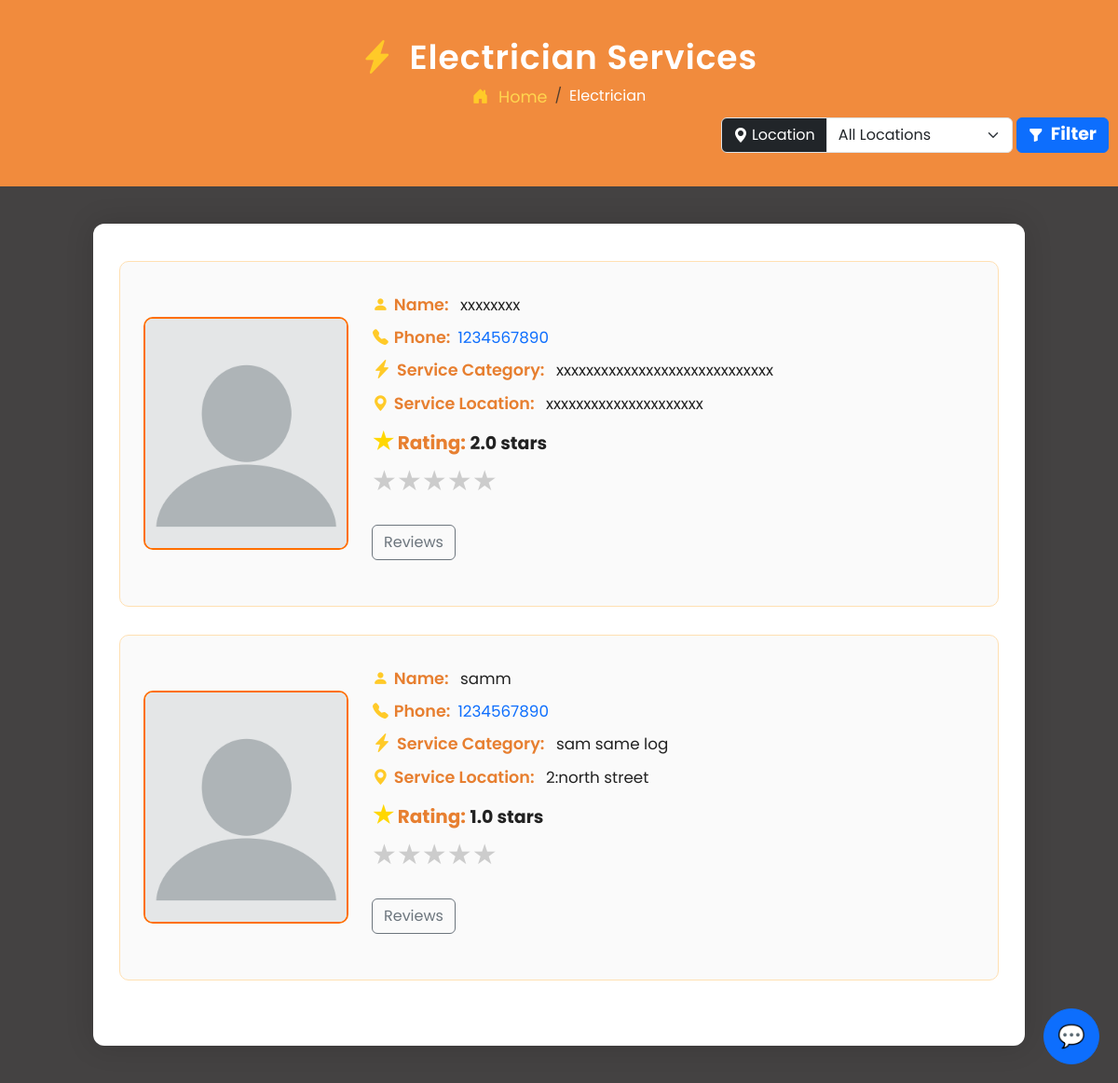
Screenshot of /electrician/ with the database file from the repository.
### myapp/models.py (models this page shows, shortened)
class Service(models.Model):
    SERVICE_CHOICES = [
        ('PLUMBER', 'Plumber'),
        ('ELECTRICIAN', 'Electrician'),
        ('CARPENTER', 'Carpenter'),
        ('TV TECH', 'TV Technician'),
    ]
    user = models.ForeignKey(User, on_delete=models.CASCADE)
    name = models.CharField(max_length=100)
    service_type = models.CharField(max_length=50, choices=SERVICE_CHOICES)
    description = models.TextField()
    address = models.CharField(max_length=255, blank=True, null=True)
    contact_no = models.CharField(max_length=15, blank=True, null=True)
    created_at = models.DateTimeField(auto_now_add=True)
    updated_at = models.DateTimeField(auto_now=True)

### myapp/views.py (the view)
# urls.py: path('electrician/', views.electrician, name='electrician'),
def electrician(request):
    selected_location = request.GET.get('location', '')
    services = Service.objects.filter(service_type='ELECTRICIAN')
    if selected_location:
        services = services.filter(address__icontains=selected_location)
    for service in services:
        service.review = Review.objects.filter(service=service)
        service.average_rating = service.review.aggregate(models.Avg('rating'))['rating__avg']
    locations = Service.objects.filter(service_type='ELECTRICIAN') \
                               .values_list('address', flat=True).distinct()
    return render(request, 'electrician.html', {
        'services': services,
        'locations': locations,
    })

### templates/electrician.html (shortened to what this page needs)
{% extends 'chatbot.html' %}
{% load static %}
{% block content %}
<!DOCTYPE html>
<html lang="en">
<head>
    <link href="https://cdn.jsdelivr.net/npm/bootstrap@5.3.3/dist/css/bootstrap.min.css" rel="stylesheet">
    <link href="https://cdn.jsdelivr.net/npm/bootstrap-icons@1.10.5/font/bootstrap-icons.css" rel="stylesheet">
    <link rel="stylesheet" href="{% static 'css/electrician.css' %}">
</head>
<body>
<div class="profile-header">
    <h2><i class="bi bi-lightning-charge-fill icon"></i> Electrician Services</h2>
    <nav aria-label="breadcrumb">
        <ol class="breadcrumb mb-2">
            <li class="breadcrumb-item">
                <a href="{% url 'homepage' %}">
                    <i class="bi bi-house-door-fill icon"></i> Home
                </a>
            </li>
            <li class="breadcrumb-item active text-white" aria-current="page">Electrician</li>
        </ol>
        <div class="d-flex justify-content-between align-items-center">
            <form method="get" action="" class="d-flex align-items-center ms-auto">
                <div class="input-group me-0">
                    <label class="input-group-text bg-dark text-white" for="locationSelect">
                        <i class="bi bi-geo-alt-fill me-1"></i> Location
                    </label>
                    <select name="location" id="locationSelect" class="form-select" style="width: 200px;">
                        <option value="">All Locations</option>
                    </select>
                </div>
                <button type="submit" class="btn btn-primary ms-1" style="height: 38px; border-radius: 0.375rem; display: flex; align-items: center; justify-content: center; margin-right: 10px;">
                    <i class="bi bi-funnel-fill me-2"></i> <span>Filter</span>
                </button>
            </form>
        </div>
    </nav>
</div>
<div class="container profile-container">
    <div class="row">
        {% if services %}
            {% for service in services %}
                <div class="profile-box">
                    <img src="{% static 'images/logo/profile.webp' %}" alt="Profile Picture">
                    <div class="profile-details">
                        <p><i class="bi bi-person-fill icon"></i><span class="label">Name:</span> {{ service.name }}</p>
                        <p><i class="bi bi-telephone-fill icon"></i><span class="label">Phone:</span><a href="#">{{ service.contact_no }}</a></p>
                        <p><i class="bi bi-lightning-charge-fill icon"style='font-size:20px;'></i><span class="label">Service Category:</span> {{ service.description|truncatewords:20 }}</p>
                        <p><i class="bi bi-geo-alt-fill icon"></i><span class="label">Service Location:</span> {{ service.address }}</p>
                        <p><strong><span style="color: gold; font-size: 25px;">&#9733;</span>  Rating:</strong>
                            {% if service.average_rating %}
                               <span>{{ service.average_rating|floatformat:1 }} stars</span>
                            {% else %}
                                No ratings yet
                            {% endif %}
                        </p>
                        <div class="mb-4">
                            <div class="rating-stars">
                                {% for i in "54321" %}
                                    <label for="star{{ i }}-{{ service.id }}" title="{{ i }} stars">&#9733;</label>
                                {% endfor %}
                            </div>
                        </div>
                        <div class="reviews mb-4">
                            <button class="btn btn-outline-secondary" data-bs-toggle="modal" data-bs-target="#reviewModal"
                                    onclick="openReviewModal('{{ service.id }}')">Reviews</button>
                        </div>
                    </div>
                </div>
            {% endfor %}
        {% else %}
            <p class="no-services"><i class="bi bi-exclamation-circle-fill icon"></i>No electrician services available at the moment.</p>
        {% endif %}
    </div>
</div>
</body>
</html>
{% endblock content %}

### static/css/electrician.css (style rules this page uses)
body { background-color: #444242; font-family: 'Poppins', sans-serif; color: #f5f5f5; }
.profile-header { text-align: center; color: #ffffff; padding: 40px 0 20px 0; background-color: #f18b3d; }
.profile-header h2 { font-size: 36px; font-weight: 600; letter-spacing: 1px; }
.breadcrumb { background: transparent; justify-content: center; }
.breadcrumb-item a { color: #FFD54F; text-decoration: none; font-size: 1.1rem; }
.profile-container { background-color: #ffffff; margin: 40px auto; padding: 40px; border-radius: 12px; max-width: 1000px; box-shadow: 0 0 30px rgba(0, 0, 0, 0.15); animation: fadeIn 1s ease-in-out; }
.profile-box { display: flex; align-items: center; gap: 25px; border: 1px solid #ffe0b2; border-radius: 10px; padding: 25px; margin-bottom: 30px; background-color: #fafafa; transition: transform 0.3s ease, box-shadow 0.3s ease; }
.profile-box img { width: 220px; height: 250px; object-fit: cover; border-radius: 10px; border: 2px solid #FF6F00; }
.profile-details { flex: 1; }
.profile-details p { margin: 0; padding: 8px 1px 1px ; font-size: 1.05rem; color: #222; }
.label { font-weight: 600; margin-right: 8px; color: #e77f30; font-size: 1.1rem; }
.icon { color: #FFCA28; margin-right: 6px; transition: transform 0.3s ease; }
.rating-stars { direction: rtl; display: inline-flex; }
.rating-stars label { font-size: 30px; color: #ccc; cursor: pointer; transition: color 0.2s; }
strong { color:#e77f30; font-size: 20px; }
span { font-size: 19px; font-weight: bold; }
a { text-decoration: none; }

### rows the page displays
Service: name "xxxxxxxx", contact_no "1234567890", description "xxxxxxxxxxxxxxxxxxxxxxxxxxxxx", address "xxxxxxxxxxxxxxxxxxxxx", average_rating "2.0"
Service: name "samm", contact_no "1234567890", description "sam same log", address "2:north street", average_rating "1.0"
